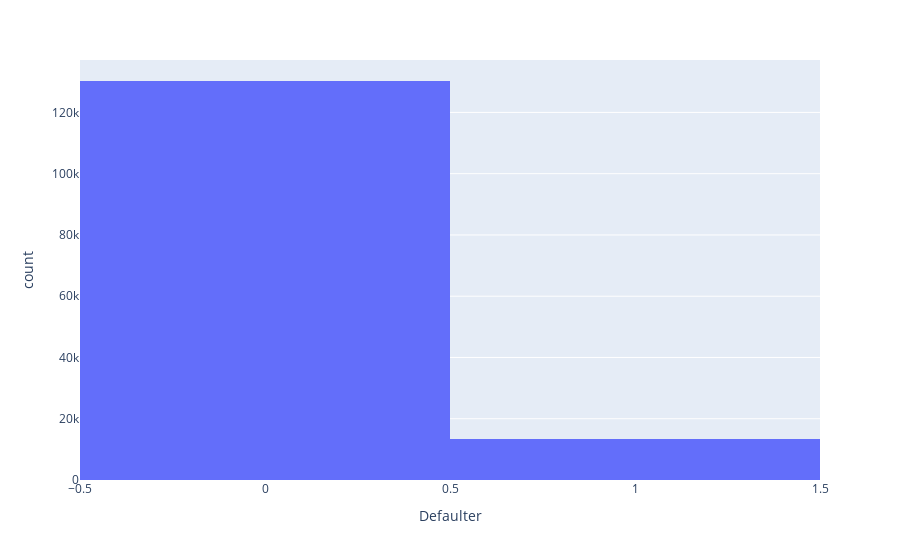

Notebook code cell kept with this figure:
### Markdown cell above
There is one more data preprocessing that needs to be done. Right now in the data, the Close to 90 percent of the data represents people that defaults on their loan. The non-defaulters are underrepresented in this data and this must be balanced. Otherwise the classification model that would be created would be a biased one. It would predict loan default 90 percent of the time even when the variables would say otherwise.

### Code cell
import plotly.express as px

fig = px.histogram(df, x=df.Defaulter)
fig.show()

### Figure 1 — Plotly figure (JSON) as saved in the notebook; plotly's stock layout.template omitted (floating-point values rounded to 4 significant figures; data arrays with more than 128 entries replaced by an {"elided": "..."} marker saying what was removed)
{"data": [{"alignmentgroup": "True", "bingroup": "x", "hovertemplate": "Defaulter=%{x}<br>count=%{y}<extra></extra>", "legendgroup": "", "marker": {"color": "#636efa", "pattern": {"shape": ""}}, "name": "", "offsetgroup": "", "orientation": "v", "showlegend": false, "type": "histogram", "x": {"elided": "143723 int values"}, "xaxis": "x", "yaxis": "y"}], "layout": {"barmode": "relative", "legend": {"tracegroupgap": 0}, "margin": {"t": 60}, "xaxis": {"anchor": "y", "domain": [0, 1], "title": {"text": "Defaulter"}}, "yaxis": {"anchor": "x", "domain": [0, 1], "title": {"text": "count"}}}}
